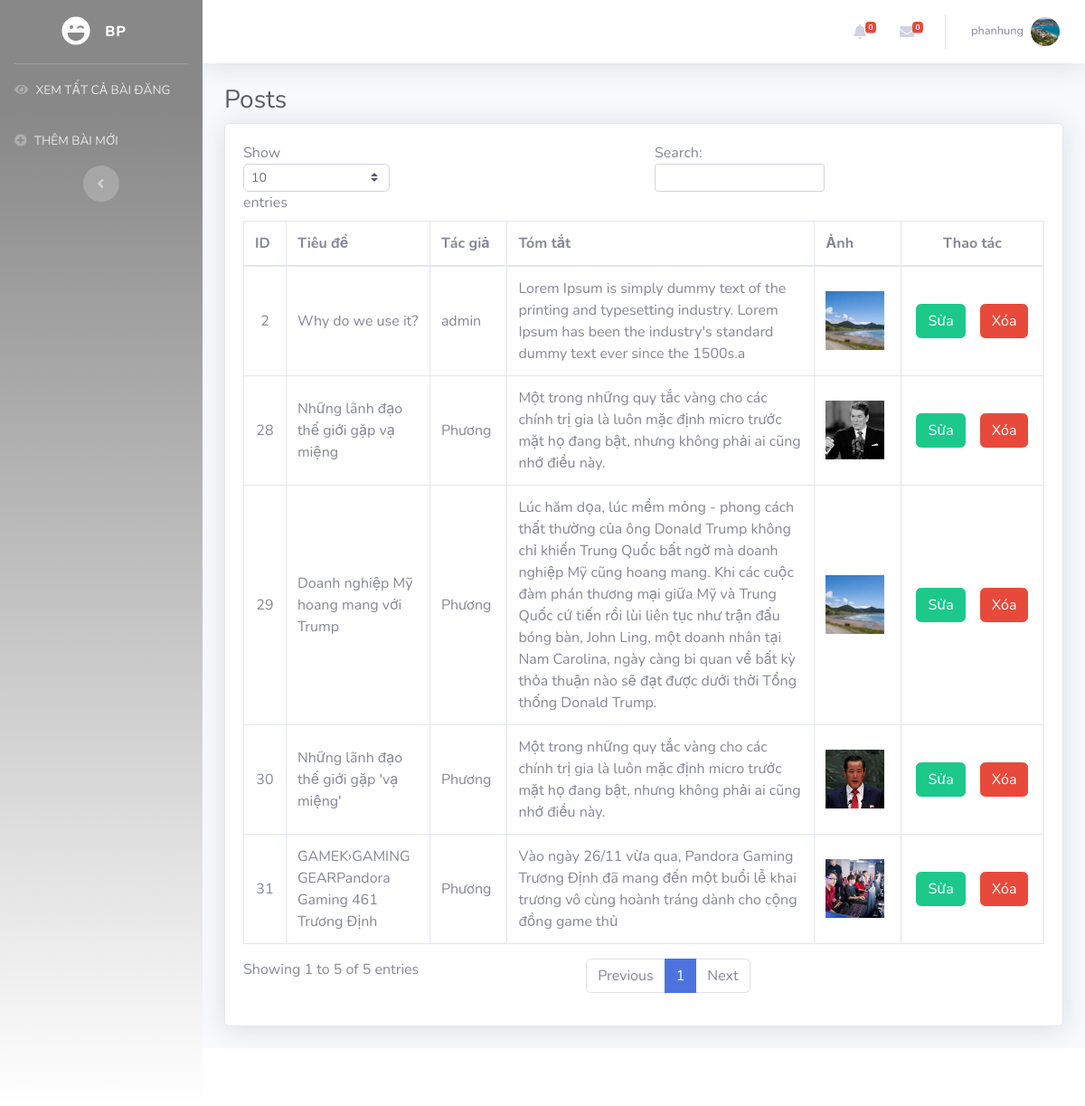
The app's page /admin/index.php (signed in) with its own data.
### tables this page shows
CREATE TABLE `news` (
  `MaTin` int(11) NOT NULL,
  `TenTin` mediumtext NOT NULL,
  `NoiDungTin` longtext NOT NULL,
  `AnhTin` varchar(200) NOT NULL,
  `TacGia` varchar(100) NOT NULL,
  `NgayDang` date NOT NULL,
  `TomTat` longtext NOT NULL,
  `IDcat` int(11) NOT NULL
);

### model/giay.php (called while the page is built, shortened)
<?php session_start();
class tin
{
	function __construct($MaTin,$TenTin,$NoiDungTin,$AnhTin,$TacGia,$NgayDang,$TomTat,$IDcat){
		$this->MaTin = $MaTin;
		$this->TenTin = $TenTin;
		$this->AnhTin = $AnhTin;
		$this->TacGia = $TacGia;
		$this->TomTat = $TomTat;
	}
	static function connect(){
		$con = new mysqli("localhost","root","","CMS");
		$con->set_charset("utf8");
		return $con;
	}
	static function getListDB(){
		$con = tin::connect();
		$sql = "SELECT * FROM `news`";
		$result = $con->query($sql);
		$lsTin = array();
		if($result->num_rows >=0){
			while ($row = $result->fetch_assoc()) {
				$single = new tin($row["MaTin"],$row["TenTin"],$row["NoiDungTin"],$row["AnhTin"],$row["TacGia"],$row["NgayDang"],$row["TomTat"],$row["IDcat"]);
				array_push($lsTin, $single);
			}
		}
		return $lsTin;
	}
}
?>

### admin/index.php (the view, shortened to what this page needs)
<?php include_once("../model/giay.php");
include_once("header.php");
?>
<div class="container-fluid">
  <h1 class="h3 mb-2 text-gray-800">Posts</h1>
  <div class="card shadow mb-4">
    <div class="card-body">
      <div class="table-responsive table-hover">
        <table class="table table-bordered" id="dataTable" width="100%" cellspacing="0">
          <thead>
            <tr>
              <th>ID</th>
              <th>Tiêu đề</th>
              <th>Tác giả</th>
              <th>Tóm tắt</th>
              <th>Ảnh</th>
              <th style="text-align: center;">Thao tác</th>
            </tr>
          </thead>
          <tbody>
            <?php $lstin= tin::getlistDB();
              foreach ($lstin as $value) {
               ?>
           <tr>
            <td class="text-center"><?php echo $value->MaTin ?></td>
            <td><?php echo $value->TenTin; ?></td>
            <td><?php echo $value->TacGia  ?></td>
            <td><?php echo $value->TomTat  ?></td>
            <td><img src="img_upload/<?php echo $value->AnhTin ?>" alt="image" style="width: 65px; height: 65px;    object-fit: cover;"></td>
            <td style="text-align: center;">
              <div class="d-flex justify-content-center align-items-center">
                <a href="edit.php?edit_post=<?php echo $value->MaTin ?>" class="btn btn-success mr-3">Sửa</a>
                <a onclick="return confirm('Bạn có thực sự muốn xóa nó ?');" href="index.php?delete_post=<?php echo $value->MaTin; ?>" class="btn btn-danger">Xóa</a>
              </div>
            </td>
          </tr>
          <?php } ?>
        </tbody>
      </table>
    </div>
  </div>
</div>
</div>
</div>
<?php include_once "footer.php"; ?>

### admin/header.php (style rules this page uses)
#dataTable tr,th,td { vertical-align: middle !important; }

### records on screen
news: MaTin "2", TenTin "Why do we use it?", TacGia "admin", TomTat "Lorem Ipsum is simply dummy text of the printing and typesetting industry. Lorem Ipsum has been the industry's standard dummy text ever since the 1500s.a", AnhTin (picture)
news: MaTin "28", TenTin "Những lãnh đạo thế giới gặp vạ miệng", TacGia "Phương", TomTat "Một trong những quy tắc vàng cho các chính trị gia là luôn mặc định micro trước mặt họ đang bật, nhưng không phải ai cũng nhớ điều này.", AnhTin (picture)
news: MaTin "29", TenTin "Doanh nghiệp Mỹ hoang mang với Trump", TacGia "Phương", TomTat "Lúc hăm dọa, lúc mềm mỏng - phong cách thất thường của ông Donald Trump không chỉ khiến Trung Quốc bất ngờ mà doanh nghiệp Mỹ cũng hoang mang. Khi các cuộc đàm phán thương mại giữa Mỹ và Trung Quốc cứ tiến rồi lùi liên tục như trận đấu bóng bàn, John Ling, một doanh nhân tại Nam Carolina, ngày càng bi quan về bất kỳ thỏa thuận nào sẽ đạt được dưới thời Tổng thống Donald Trump.", AnhTin (picture)
news: MaTin "30", TenTin "Những lãnh đạo thế giới gặp 'vạ miệng'", TacGia "Phương", TomTat "Một trong những quy tắc vàng cho các chính trị gia là luôn mặc định micro trước mặt họ đang bật, nhưng không phải ai cũng nhớ điều này.", AnhTin (picture)
news: MaTin "31", TenTin "GAMEK›GAMING GEARPandora Gaming 461 Trương Định", TacGia "Phương", TomTat "Vào ngày 26/11 vừa qua, Pandora Gaming Trương Định đã mang đến một buổi lễ khai trương vô cùng hoành tráng dành cho cộng đồng game thủ", AnhTin (picture)

### other values on screen
$name "phanhung"
